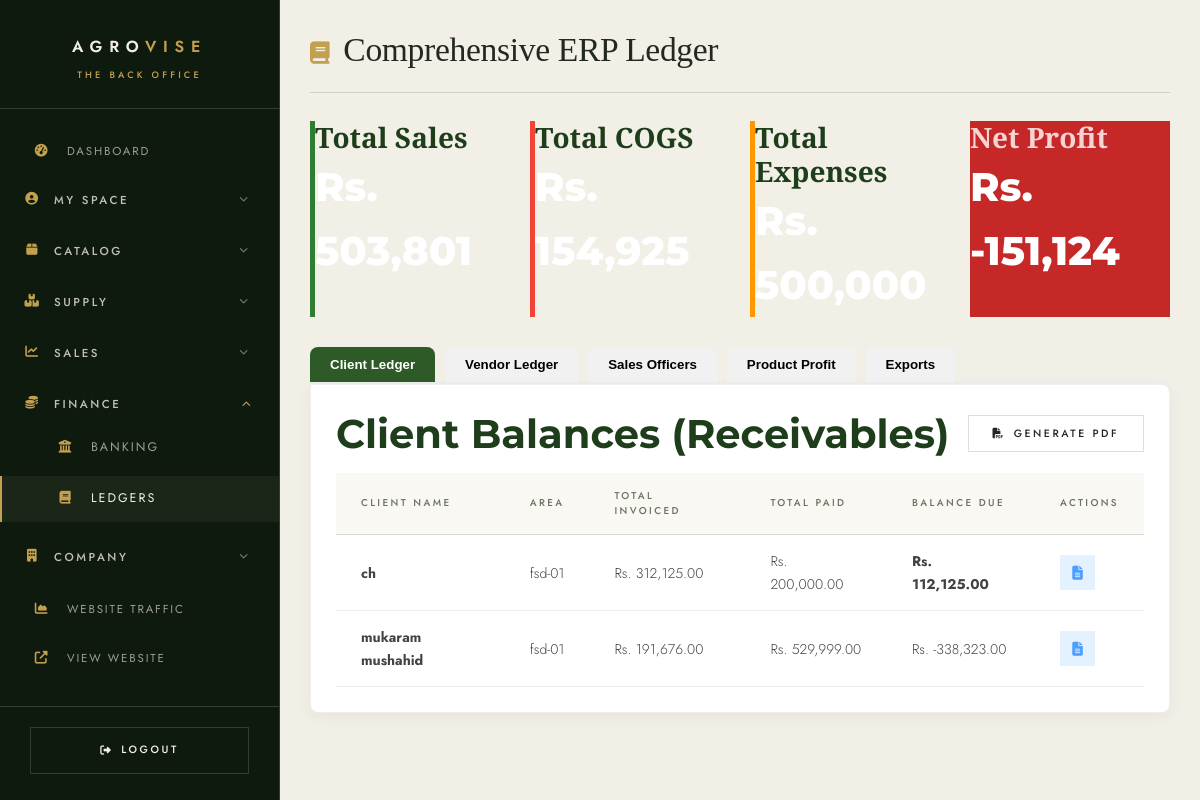
The app's page /admin/ledger.php (signed in) with its own data.
### tables this page shows
CREATE TABLE `clients` (
  `id` int NOT NULL AUTO_INCREMENT,
  `name` varchar(255) NOT NULL,
  `address` text NOT NULL,
  `cnic` varchar(20) NOT NULL,
  `phone` varchar(20) NOT NULL,
  `govt_reg_no` varchar(100) DEFAULT NULL,
  `area` varchar(100) NOT NULL,
  `employee_id` int DEFAULT NULL,
  `created_at` timestamp NULL DEFAULT CURRENT_TIMESTAMP,
  PRIMARY KEY (`id`)
);

### includes/functions.php (called while the page is built, shortened)
<?php
function sanitize($input) {
    return htmlspecialchars(trim($input ?? ''), ENT_QUOTES, 'UTF-8');
}
?>

### admin/ledger.php (the view, shortened to what this page needs)
<?php
require_once '../includes/functions.php';
$conn = getDBConnection();
$salesRes = $conn->query("SELECT SUM(total_amount) as total_sales FROM invoices")->fetch();
$totalSales = floatval($salesRes['total_sales'] ?? 0);
$purchRes = $conn->query("SELECT SUM(total_price) as total_purchases FROM purchasing WHERE type != 'FINISHED'")->fetch();
$totalPurchases = floatval($purchRes['total_purchases'] ?? 0);
$opExpRes = $conn->query("SELECT SUM(amount) as op_exp FROM transactions WHERE type = 'WITHDRAWAL' AND category IN ('Salaries', 'Office Expenses', 'Custom')")->fetch();
$operatingExpenses = floatval($opExpRes['op_exp'] ?? 0);
$netProfit = $totalSales - ($totalPurchases + $operatingExpenses);
$clientsStmt = $conn->query("
    SELECT c.id, c.name, c.area,
           IFNULL((SELECT SUM(total_amount) FROM invoices WHERE client_id = c.id), 0) as total_invoiced,
           IFNULL((SELECT SUM(amount_received) FROM payment_receipts WHERE client_id = c.id), 0) as total_paid
    FROM clients c
    ORDER BY c.name
");
$clientLedger = $clientsStmt->fetchAll();
?>
<!DOCTYPE html>
<html lang="en">
<head>
    <link rel="stylesheet" href="https://cdnjs.cloudflare.com/ajax/libs/font-awesome/6.4.0/css/all.min.css">
    <link rel="stylesheet" href="../assets/css/style.css?v=ed3">
</head>
<body class="admin-body">
    <div class="admin-wrapper">
        <?php require __DIR__ . '/../includes/admin-sidebar.php'; ?>
        <main class="admin-main">
            <div class="admin-header"><h1><i class="fas fa-book"></i> Comprehensive ERP Ledger</h1></div>
            <div style="display: grid; grid-template-columns: repeat(4, 1fr); gap: 20px; margin-bottom: 30px;">
                <div class="dashboard-stat" style="border-left: 5px solid #2e7d32;">
                    <h3>Total Sales</h3>
                    <div class="stat-number">Rs. <?php echo number_format($totalSales, 0); ?></div>
                </div>
                <div class="dashboard-stat" style="border-left: 5px solid #f44336;">
                    <h3>Total COGS</h3>
                    <div class="stat-number">Rs. <?php echo number_format($totalPurchases, 0); ?></div>
                </div>
                <div class="dashboard-stat" style="border-left: 5px solid #ff9800;">
                    <h3>Total Expenses</h3>
                    <div class="stat-number">Rs. <?php echo number_format($operatingExpenses, 0); ?></div>
                </div>
                <div class="dashboard-stat" style="background: <?php echo $netProfit >= 0 ? 'var(--dark-green)' : '#c62828'; ?>; color: white;">
                    <h3 style="color: rgba(255,255,255,0.8);">Net Profit</h3>
                    <div class="stat-number">Rs. <?php echo number_format($netProfit, 0); ?></div>
                </div>
            </div>
            <div class="report-section">
                <div class="tabs">
                    <button class="tab-btn active" onclick="openTab(event, 'clients')">Client Ledger</button>
                    <button class="tab-btn" onclick="openTab(event, 'vendors')">Vendor Ledger</button>
                    <button class="tab-btn" onclick="openTab(event, 'employees')">Sales Officers</button>
                    <button class="tab-btn" onclick="openTab(event, 'products')">Product Profit</button>
                    <button class="tab-btn" onclick="openTab(event, 'exports')">Exports</button>
                </div>
                <div id="clients" class="tab-content active">
                    <div style="display: flex; justify-content: space-between; align-items: center; margin-bottom: 15px;">
                        <h2>Client Balances (Receivables)</h2>
                        <button onclick="window.print()" class="btn btn-outline btn-sm"><i class="fas fa-file-pdf"></i> Generate PDF</button>
                    </div>
                    <table class="data-table">
                        <thead>
                            <tr><th>Client Name</th><th>Area</th><th>Total Invoiced</th><th>Total Paid</th><th>Balance Due</th><th>Actions</th></tr>
                        </thead>
                        <tbody>
                            <?php foreach($clientLedger as $row): $bal = $row['total_invoiced'] - $row['total_paid']; ?>
                            <tr>
                                <td><strong><?php echo sanitize($row['name']); ?></strong></td>
                                <td><?php echo sanitize($row['area']); ?></td>
                                <td>Rs. <?php echo number_format($row['total_invoiced'], 2); ?></td>
                                <td>Rs. <?php echo number_format($row['total_paid'], 2); ?></td>
                                <td class="<?php echo $bal > 1 ? 'status-negative' : ''; ?>">Rs. <?php echo number_format($bal, 2); ?></td>
                                <td><a href="detailed-report.php?type=client&id=<?php echo $row['id']; ?>" class="btn-icon edit" title="Full Statement"><i class="fas fa-file-alt"></i></a></td>
                            </tr>
                            <?php endforeach; ?>
                        </tbody>
                    </table>
                </div>
            </div>
        </main>
    </div>
</body>
</html>

### admin/ledger.php (style rules this page uses)
.report-section { margin-bottom: 40px; }
.tab-btn { padding: 10px 20px; cursor: pointer; border: none; background: #f1f1f1; font-weight: 600; border-radius: 8px 8px 0 0; margin-right: 5px; transition: 0.3s; }
.tab-btn.active { background: var(--primary-green); color: white; }
.tab-content { display: none; padding: 25px; border: 1px solid #eee; background: white; border-radius: 0 8px 8px 8px; box-shadow: 0 4px 15px rgba(0,0,0,0.05); }
.tab-content.active { display: block; }
.status-negative { color: var(--danger); font-weight: bold; }
.tabs { border-bottom: 2px solid #eee; margin-bottom: 0px; }

### records on screen
clients: name "ch", area "fsd-01", total_invoiced "312,125.00", total_paid "200,000.00", bal "112,125.00"
clients: name "mukaram mushahid", area "fsd-01", total_invoiced "191,676.00", total_paid "529,999.00", bal "-338,323.00"

### other values on screen
$netProfit "-151,124"
